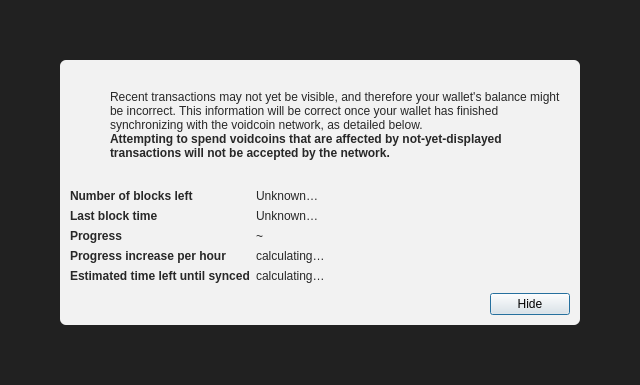
<?xml version="1.0" encoding="UTF-8"?>
<ui version="4.0">
 <class>ModalOverlay</class>
 <widget class="QWidget" name="ModalOverlay">
  <property name="geometry">
   <rect>
    <x>0</x>
    <y>0</y>
    <width>640</width>
    <height>385</height>
   </rect>
  </property>
  <property name="windowTitle">
   <string>Form</string>
  </property>
  <layout class="QVBoxLayout" name="verticalLayout" stretch="0">
   <property name="sizeConstraint">
    <enum>QLayout::SetDefaultConstraint</enum>
   </property>
   <property name="leftMargin">
    <number>0</number>
   </property>
   <property name="topMargin">
    <number>0</number>
   </property>
   <property name="rightMargin">
    <number>0</number>
   </property>
   <property name="bottomMargin">
    <number>0</number>
   </property>
   <item>
    <widget class="QWidget" name="bgWidget" native="true">
     <property name="styleSheet">
      <string notr="true">#bgWidget { background: rgba(0,0,0,220); }</string>
     </property>
     <layout class="QVBoxLayout" name="verticalLayoutMain" stretch="1">
      <property name="leftMargin">
       <number>60</number>
      </property>
      <property name="topMargin">
       <number>60</number>
      </property>
      <property name="rightMargin">
       <number>60</number>
      </property>
      <property name="bottomMargin">
       <number>60</number>
      </property>
      <item>
       <widget class="QWidget" name="contentWidget" native="true">
        <property name="styleSheet">
         <string notr="true">#contentWidget { background: rgba(255,255,255,240); border-radius: 6px; }

QLabel { color: rgb(40,40,40);  }</string>
        </property>
        <layout class="QVBoxLayout" name="verticalLayoutSub" stretch="1,0,0,0">
         <property name="spacing">
          <number>0</number>
         </property>
         <property name="leftMargin">
          <number>10</number>
         </property>
         <property name="topMargin">
          <number>10</number>
         </property>
         <property name="rightMargin">
          <number>10</number>
         </property>
         <property name="bottomMargin">
          <number>10</number>
         </property>
         <item>
          <layout class="QHBoxLayout" name="horizontalLayoutIconText" stretch="0,1">
           <property name="topMargin">
            <number>20</number>
           </property>
           <item>
            <layout class="QVBoxLayout" name="verticalLayoutIcon">
             <property name="leftMargin">
              <number>0</number>
             </property>
             <item>
              <widget class="QPushButton" name="warningIcon">
               <property name="enabled">
                <bool>false</bool>
               </property>
               <property name="text">
                <string/>
               </property>
               <property name="icon">
                <iconset>
                 <normaloff>:/icons/warning</normaloff>
                 <disabledoff>:/icons/warning</disabledoff>:/icons/warning</iconset>
               </property>
               <property name="iconSize">
                <size>
                 <width>48</width>
                 <height>48</height>
                </size>
               </property>
               <property name="flat">
                <bool>true</bool>
               </property>
              </widget>
             </item>
             <item>
              <spacer name="verticalSpacerWarningIcon">
               <property name="orientation">
                <enum>Qt::Vertical</enum>
               </property>
               <property name="sizeHint" stdset="0">
                <size>
                 <width>20</width>
                 <height>40</height>
                </size>
               </property>
              </spacer>
             </item>
            </layout>
           </item>
           <item>
            <layout class="QVBoxLayout" name="verticalLayoutInfoText">
             <property name="leftMargin">
              <number>0</number>
             </property>
             <property name="topMargin">
              <number>0</number>
             </property>
             <item>
              <widget class="QLabel" name="infoText">
               <property name="text">
                <string>Recent transactions may not yet be visible, and therefore your wallet's balance might be incorrect. This information will be correct once your wallet has finished synchronizing with the voidcoin network, as detailed below.</string>
               </property>
               <property name="textFormat">
                <enum>Qt::RichText</enum>
               </property>
               <property name="wordWrap">
                <bool>true</bool>
               </property>
              </widget>
             </item>
             <item>
              <widget class="QLabel" name="infoTextStrong">
               <property name="font">
                <font>
                 <weight>75</weight>
                 <bold>true</bold>
                </font>
               </property>
               <property name="text">
                <string>Attempting to spend voidcoins that are affected by not-yet-displayed transactions will not be accepted by the network.</string>
               </property>
               <property name="textFormat">
                <enum>Qt::RichText</enum>
               </property>
               <property name="wordWrap">
                <bool>true</bool>
               </property>
              </widget>
             </item>
             <item>
              <spacer name="verticalSpacerInTextSpace">
               <property name="orientation">
                <enum>Qt::Vertical</enum>
               </property>
               <property name="sizeHint" stdset="0">
                <size>
                 <width>20</width>
                 <height>40</height>
                </size>
               </property>
              </spacer>
             </item>
            </layout>
           </item>
          </layout>
         </item>
         <item>
          <spacer name="verticalSpacerAfterText">
           <property name="orientation">
            <enum>Qt::Vertical</enum>
           </property>
           <property name="sizeHint" stdset="0">
            <size>
             <width>20</width>
             <height>40</height>
            </size>
           </property>
          </spacer>
         </item>
         <item>
          <layout class="QFormLayout" name="formLayout">
           <property name="fieldGrowthPolicy">
            <enum>QFormLayout::FieldsStayAtSizeHint</enum>
           </property>
           <property name="horizontalSpacing">
            <number>6</number>
           </property>
           <property name="verticalSpacing">
            <number>6</number>
           </property>
           <property name="topMargin">
            <number>10</number>
           </property>
           <item row="0" column="0">
            <widget class="QLabel" name="labelNumberOfBlocksLeft">
             <property name="font">
              <font>
               <weight>75</weight>
               <bold>true</bold>
              </font>
             </property>
             <property name="text">
              <string>Number of blocks left</string>
             </property>
            </widget>
           </item>
           <item row="0" column="1">
            <widget class="QLabel" name="numberOfBlocksLeft">
             <property name="text">
              <string>Unknown…</string>
             </property>
            </widget>
           </item>
           <item row="1" column="0">
            <widget class="QLabel" name="labelLastBlockTime">
             <property name="font">
              <font>
               <weight>75</weight>
               <bold>true</bold>
              </font>
             </property>
             <property name="text">
              <string>Last block time</string>
             </property>
            </widget>
           </item>
           <item row="1" column="1">
            <widget class="QLabel" name="newestBlockDate">
             <property name="sizePolicy">
              <sizepolicy hsizetype="Maximum" vsizetype="Preferred">
               <horstretch>0</horstretch>
               <verstretch>0</verstretch>
              </sizepolicy>
             </property>
             <property name="text">
              <string>Unknown…</string>
             </property>
            </widget>
           </item>
           <item row="2" column="0">
            <widget class="QLabel" name="labelSyncDone">
             <property name="font">
              <font>
               <weight>75</weight>
               <bold>true</bold>
              </font>
             </property>
             <property name="text">
              <string>Progress</string>
             </property>
            </widget>
           </item>
           <item row="2" column="1">
            <layout class="QHBoxLayout" name="horizontalLayoutSync" stretch="0,1">
             <item>
              <widget class="QLabel" name="percentageProgress">
               <property name="text">
                <string notr="true">~</string>
               </property>
              </widget>
             </item>
            </layout>
           </item>
           <item row="4" column="0">
            <widget class="QLabel" name="labelProgressIncrease">
             <property name="font">
              <font>
               <weight>75</weight>
               <bold>true</bold>
              </font>
             </property>
             <property name="text">
              <string>Progress increase per hour</string>
             </property>
            </widget>
           </item>
           <item row="4" column="1">
            <widget class="QLabel" name="progressIncreasePerH">
             <property name="text">
              <string>calculating…</string>
             </property>
            </widget>
           </item>
           <item row="5" column="0">
            <widget class="QLabel" name="labelEstimatedTimeLeft">
             <property name="font">
              <font>
               <weight>75</weight>
               <bold>true</bold>
              </font>
             </property>
             <property name="text">
              <string>Estimated time left until synced</string>
             </property>
            </widget>
           </item>
           <item row="5" column="1">
            <widget class="QLabel" name="expectedTimeLeft">
             <property name="text">
              <string>calculating…</string>
             </property>
            </widget>
           </item>
          </layout>
         </item>
         <item>
          <layout class="QHBoxLayout" name="horizontalLayoutButtons">
           <property name="leftMargin">
            <number>10</number>
           </property>
           <property name="topMargin">
            <number>10</number>
           </property>
           <item>
            <spacer name="horizontalSpacer">
             <property name="orientation">
              <enum>Qt::Horizontal</enum>
             </property>
             <property name="sizeHint" stdset="0">
              <size>
               <width>40</width>
               <height>20</height>
              </size>
             </property>
            </spacer>
           </item>
           <item>
            <widget class="QPushButton" name="closeButton">
             <property name="text">
              <string>Hide</string>
             </property>
             <property name="shortcut">
              <string>Esc</string>
             </property>
             <property name="focusPolicy">
              <enum>Qt::StrongFocus</enum>
             </property>
             <property name="default">
              <bool>true</bool>
             </property>
            </widget>
           </item>
          </layout>
         </item>
        </layout>
       </widget>
      </item>
     </layout>
    </widget>
   </item>
  </layout>
 </widget>
 <resources/>
 <connections/>
</ui>
